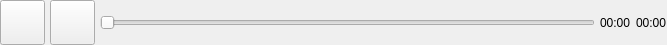
<?xml version="1.0" encoding="UTF-8"?>
<ui version="4.0">
 <class>Form</class>
 <widget class="QWidget" name="Form">
  <property name="geometry">
   <rect>
    <x>0</x>
    <y>0</y>
    <width>667</width>
    <height>45</height>
   </rect>
  </property>
  <property name="minimumSize">
   <size>
    <width>0</width>
    <height>45</height>
   </size>
  </property>
  <property name="maximumSize">
   <size>
    <width>16777215</width>
    <height>50</height>
   </size>
  </property>
  <property name="windowTitle">
   <string>Form</string>
  </property>
  <layout class="QHBoxLayout" name="horizontalLayout_2">
   <property name="spacing">
    <number>5</number>
   </property>
   <property name="leftMargin">
    <number>0</number>
   </property>
   <property name="topMargin">
    <number>0</number>
   </property>
   <property name="rightMargin">
    <number>0</number>
   </property>
   <property name="bottomMargin">
    <number>0</number>
   </property>
   <item>
    <widget class="QWidget" name="outside" native="true">
     <layout class="QHBoxLayout" name="horizontalLayout_3">
      <property name="spacing">
       <number>5</number>
      </property>
      <property name="leftMargin">
       <number>0</number>
      </property>
      <property name="topMargin">
       <number>0</number>
      </property>
      <property name="rightMargin">
       <number>0</number>
      </property>
      <property name="bottomMargin">
       <number>0</number>
      </property>
      <item>
       <widget class="QPushButton" name="btnStart">
        <property name="minimumSize">
         <size>
          <width>45</width>
          <height>45</height>
         </size>
        </property>
        <property name="maximumSize">
         <size>
          <width>50</width>
          <height>50</height>
         </size>
        </property>
        <property name="text">
         <string/>
        </property>
       </widget>
      </item>
      <item>
       <widget class="QPushButton" name="btnStop">
        <property name="minimumSize">
         <size>
          <width>45</width>
          <height>45</height>
         </size>
        </property>
        <property name="maximumSize">
         <size>
          <width>50</width>
          <height>50</height>
         </size>
        </property>
        <property name="text">
         <string/>
        </property>
       </widget>
      </item>
      <item>
       <widget class="QSlider" name="videoSlider">
        <property name="orientation">
         <enum>Qt::Horizontal</enum>
        </property>
       </widget>
      </item>
      <item>
       <widget class="QLabel" name="lbCurrTime">
        <property name="text">
         <string>00:00</string>
        </property>
       </widget>
      </item>
      <item>
       <widget class="QLabel" name="lbEndTime">
        <property name="text">
         <string>00:00</string>
        </property>
       </widget>
      </item>
     </layout>
    </widget>
   </item>
  </layout>
 </widget>
 <resources>
  <include location="../../resources.qrc"/>
 </resources>
 <connections/>
</ui>
